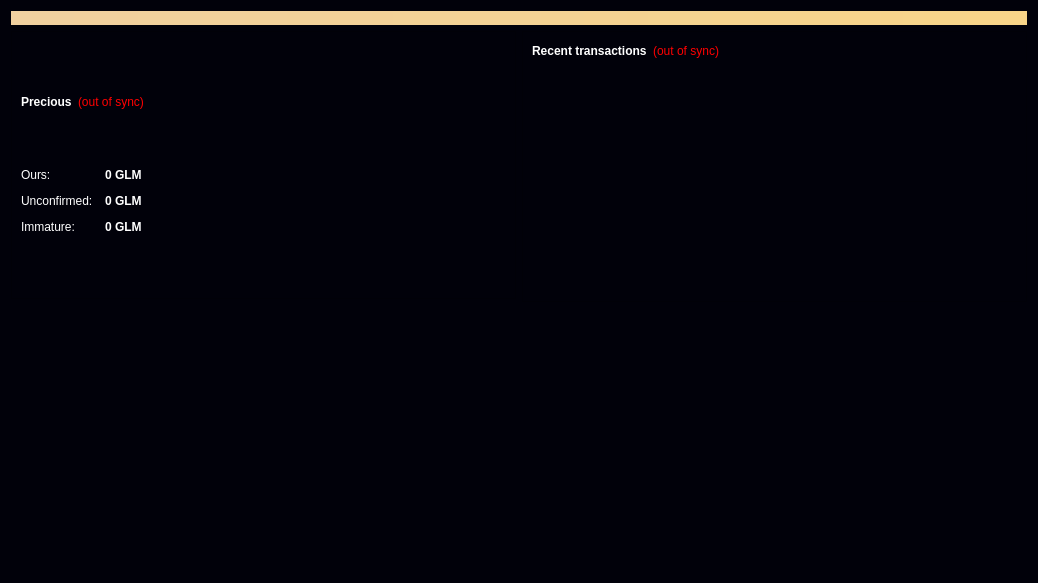
<?xml version="1.0" encoding="UTF-8"?>
<ui version="4.0">
 <class>OverviewPage</class>
 <widget class="QWidget" name="OverviewPage">
  <property name="geometry">
   <rect>
    <x>0</x>
    <y>0</y>
    <width>1038</width>
    <height>583</height>
   </rect>
  </property>
  <property name="palette">
   <palette>
    <active>
     <colorrole role="WindowText">
      <brush brushstyle="SolidPattern">
       <color alpha="255">
        <red>255</red>
        <green>255</green>
        <blue>255</blue>
       </color>
      </brush>
     </colorrole>
     <colorrole role="Button">
      <brush brushstyle="SolidPattern">
       <color alpha="255">
        <red>0</red>
        <green>0</green>
        <blue>0</blue>
       </color>
      </brush>
     </colorrole>
     <colorrole role="Light">
      <brush brushstyle="SolidPattern">
       <color alpha="255">
        <red>1</red>
        <green>1</green>
        <blue>40</blue>
       </color>
      </brush>
     </colorrole>
     <colorrole role="Midlight">
      <brush brushstyle="SolidPattern">
       <color alpha="255">
        <red>36</red>
        <green>36</green>
        <blue>41</blue>
       </color>
      </brush>
     </colorrole>
     <colorrole role="Dark">
      <brush brushstyle="SolidPattern">
       <color alpha="255">
        <red>0</red>
        <green>0</green>
        <blue>0</blue>
       </color>
      </brush>
     </colorrole>
     <colorrole role="Mid">
      <brush brushstyle="SolidPattern">
       <color alpha="255">
        <red>11</red>
        <green>11</green>
        <blue>15</blue>
       </color>
      </brush>
     </colorrole>
     <colorrole role="Text">
      <brush brushstyle="SolidPattern">
       <color alpha="255">
        <red>0</red>
        <green>0</green>
        <blue>0</blue>
       </color>
      </brush>
     </colorrole>
     <colorrole role="BrightText">
      <brush brushstyle="SolidPattern">
       <color alpha="255">
        <red>0</red>
        <green>0</green>
        <blue>0</blue>
       </color>
      </brush>
     </colorrole>
     <colorrole role="ButtonText">
      <brush brushstyle="SolidPattern">
       <color alpha="255">
        <red>0</red>
        <green>0</green>
        <blue>0</blue>
       </color>
      </brush>
     </colorrole>
     <colorrole role="Base">
      <brush brushstyle="SolidPattern">
       <color alpha="255">
        <red>0</red>
        <green>0</green>
        <blue>0</blue>
       </color>
      </brush>
     </colorrole>
     <colorrole role="Window">
      <brush brushstyle="SolidPattern">
       <color alpha="255">
        <red>1</red>
        <green>1</green>
        <blue>10</blue>
       </color>
      </brush>
     </colorrole>
     <colorrole role="Shadow">
      <brush brushstyle="SolidPattern">
       <color alpha="255">
        <red>0</red>
        <green>0</green>
        <blue>0</blue>
       </color>
      </brush>
     </colorrole>
     <colorrole role="AlternateBase">
      <brush brushstyle="SolidPattern">
       <color alpha="255">
        <red>1</red>
        <green>1</green>
        <blue>10</blue>
       </color>
      </brush>
     </colorrole>
     <colorrole role="ToolTipBase">
      <brush brushstyle="SolidPattern">
       <color alpha="255">
        <red>44</red>
        <green>44</green>
        <blue>80</blue>
       </color>
      </brush>
     </colorrole>
     <colorrole role="ToolTipText">
      <brush brushstyle="SolidPattern">
       <color alpha="255">
        <red>255</red>
        <green>255</green>
        <blue>255</blue>
       </color>
      </brush>
     </colorrole>
    </active>
    <inactive>
     <colorrole role="WindowText">
      <brush brushstyle="SolidPattern">
       <color alpha="255">
        <red>255</red>
        <green>255</green>
        <blue>255</blue>
       </color>
      </brush>
     </colorrole>
     <colorrole role="Button">
      <brush brushstyle="SolidPattern">
       <color alpha="255">
        <red>240</red>
        <green>240</green>
        <blue>240</blue>
       </color>
      </brush>
     </colorrole>
     <colorrole role="Light">
      <brush brushstyle="SolidPattern">
       <color alpha="255">
        <red>40</red>
        <green>40</green>
        <blue>40</blue>
       </color>
      </brush>
     </colorrole>
     <colorrole role="Midlight">
      <brush brushstyle="SolidPattern">
       <color alpha="255">
        <red>40</red>
        <green>40</green>
        <blue>40</blue>
       </color>
      </brush>
     </colorrole>
     <colorrole role="Dark">
      <brush brushstyle="SolidPattern">
       <color alpha="255">
        <red>240</red>
        <green>240</green>
        <blue>240</blue>
       </color>
      </brush>
     </colorrole>
     <colorrole role="Mid">
      <brush brushstyle="SolidPattern">
       <color alpha="255">
        <red>160</red>
        <green>160</green>
        <blue>160</blue>
       </color>
      </brush>
     </colorrole>
     <colorrole role="Text">
      <brush brushstyle="SolidPattern">
       <color alpha="255">
        <red>255</red>
        <green>255</green>
        <blue>255</blue>
       </color>
      </brush>
     </colorrole>
     <colorrole role="BrightText">
      <brush brushstyle="SolidPattern">
       <color alpha="255">
        <red>255</red>
        <green>255</green>
        <blue>255</blue>
       </color>
      </brush>
     </colorrole>
     <colorrole role="ButtonText">
      <brush brushstyle="SolidPattern">
       <color alpha="255">
        <red>255</red>
        <green>255</green>
        <blue>255</blue>
       </color>
      </brush>
     </colorrole>
     <colorrole role="Base">
      <brush brushstyle="SolidPattern">
       <color alpha="255">
        <red>0</red>
        <green>0</green>
        <blue>0</blue>
       </color>
      </brush>
     </colorrole>
     <colorrole role="Window">
      <brush brushstyle="SolidPattern">
       <color alpha="255">
        <red>1</red>
        <green>1</green>
        <blue>10</blue>
       </color>
      </brush>
     </colorrole>
     <colorrole role="Shadow">
      <brush brushstyle="SolidPattern">
       <color alpha="255">
        <red>250</red>
        <green>250</green>
        <blue>250</blue>
       </color>
      </brush>
     </colorrole>
     <colorrole role="AlternateBase">
      <brush brushstyle="SolidPattern">
       <color alpha="255">
        <red>1</red>
        <green>1</green>
        <blue>10</blue>
       </color>
      </brush>
     </colorrole>
     <colorrole role="ToolTipBase">
      <brush brushstyle="SolidPattern">
       <color alpha="255">
        <red>44</red>
        <green>44</green>
        <blue>80</blue>
       </color>
      </brush>
     </colorrole>
     <colorrole role="ToolTipText">
      <brush brushstyle="SolidPattern">
       <color alpha="255">
        <red>255</red>
        <green>255</green>
        <blue>255</blue>
       </color>
      </brush>
     </colorrole>
    </inactive>
    <disabled>
     <colorrole role="WindowText">
      <brush brushstyle="SolidPattern">
       <color alpha="255">
        <red>240</red>
        <green>240</green>
        <blue>240</blue>
       </color>
      </brush>
     </colorrole>
     <colorrole role="Button">
      <brush brushstyle="SolidPattern">
       <color alpha="255">
        <red>1</red>
        <green>1</green>
        <blue>10</blue>
       </color>
      </brush>
     </colorrole>
     <colorrole role="Light">
      <brush brushstyle="SolidPattern">
       <color alpha="255">
        <red>1</red>
        <green>1</green>
        <blue>40</blue>
       </color>
      </brush>
     </colorrole>
     <colorrole role="Midlight">
      <brush brushstyle="SolidPattern">
       <color alpha="255">
        <red>36</red>
        <green>36</green>
        <blue>41</blue>
       </color>
      </brush>
     </colorrole>
     <colorrole role="Dark">
      <brush brushstyle="SolidPattern">
       <color alpha="255">
        <red>0</red>
        <green>0</green>
        <blue>0</blue>
       </color>
      </brush>
     </colorrole>
     <colorrole role="Mid">
      <brush brushstyle="SolidPattern">
       <color alpha="255">
        <red>11</red>
        <green>11</green>
        <blue>15</blue>
       </color>
      </brush>
     </colorrole>
     <colorrole role="Text">
      <brush brushstyle="SolidPattern">
       <color alpha="255">
        <red>0</red>
        <green>0</green>
        <blue>0</blue>
       </color>
      </brush>
     </colorrole>
     <colorrole role="BrightText">
      <brush brushstyle="SolidPattern">
       <color alpha="255">
        <red>0</red>
        <green>0</green>
        <blue>0</blue>
       </color>
      </brush>
     </colorrole>
     <colorrole role="ButtonText">
      <brush brushstyle="SolidPattern">
       <color alpha="255">
        <red>0</red>
        <green>0</green>
        <blue>0</blue>
       </color>
      </brush>
     </colorrole>
     <colorrole role="Base">
      <brush brushstyle="SolidPattern">
       <color alpha="255">
        <red>0</red>
        <green>0</green>
        <blue>0</blue>
       </color>
      </brush>
     </colorrole>
     <colorrole role="Window">
      <brush brushstyle="SolidPattern">
       <color alpha="255">
        <red>1</red>
        <green>1</green>
        <blue>10</blue>
       </color>
      </brush>
     </colorrole>
     <colorrole role="Shadow">
      <brush brushstyle="SolidPattern">
       <color alpha="255">
        <red>0</red>
        <green>0</green>
        <blue>0</blue>
       </color>
      </brush>
     </colorrole>
     <colorrole role="AlternateBase">
      <brush brushstyle="SolidPattern">
       <color alpha="255">
        <red>1</red>
        <green>1</green>
        <blue>10</blue>
       </color>
      </brush>
     </colorrole>
     <colorrole role="ToolTipBase">
      <brush brushstyle="SolidPattern">
       <color alpha="255">
        <red>44</red>
        <green>44</green>
        <blue>80</blue>
       </color>
      </brush>
     </colorrole>
     <colorrole role="ToolTipText">
      <brush brushstyle="SolidPattern">
       <color alpha="255">
        <red>255</red>
        <green>255</green>
        <blue>255</blue>
       </color>
      </brush>
     </colorrole>
    </disabled>
   </palette>
  </property>
  <property name="cursor">
   <cursorShape>ArrowCursor</cursorShape>
  </property>
  <property name="windowTitle">
   <string>Form</string>
  </property>
  <layout class="QVBoxLayout" name="topLayout">
   <item>
    <widget class="QLabel" name="labelAlerts">
     <property name="visible">
      <bool>false</bool>
     </property>
     <property name="styleSheet">
      <string notr="true">background-color: qlineargradient(x1: 0, y1: 0, x2: 1, y2: 0, stop:0 #F0D0A0, stop:1 #F8D488); color:#000000;</string>
     </property>
     <property name="wordWrap">
      <bool>true</bool>
     </property>
     <property name="margin">
      <number>3</number>
     </property>
    </widget>
   </item>
   <item>
    <layout class="QHBoxLayout" name="horizontalLayout" stretch="1,1">
     <item>
      <layout class="QVBoxLayout" name="verticalLayout_2">
       <item>
        <widget class="QFrame" name="frame">
         <property name="frameShape">
          <enum>QFrame::StyledPanel</enum>
         </property>
         <property name="frameShadow">
          <enum>QFrame::Raised</enum>
         </property>
         <layout class="QVBoxLayout" name="verticalLayout_4">
          <item>
           <layout class="QHBoxLayout" name="horizontalLayout_4">
            <item>
             <widget class="QLabel" name="label_5">
              <property name="font">
               <font>
                <weight>75</weight>
                <bold>true</bold>
               </font>
              </property>
              <property name="text">
               <string>Precious</string>
              </property>
             </widget>
            </item>
            <item>
             <widget class="QLabel" name="labelWalletStatus">
              <property name="toolTip">
               <string>The displayed information may be out of date. Your wallet automatically synchronizes with the GollumCoin network after a connection is established, but this process has not completed yet.</string>
              </property>
              <property name="styleSheet">
               <string notr="true">QLabel { color: red; }</string>
              </property>
              <property name="text">
               <string notr="true">(out of sync)</string>
              </property>
              <property name="alignment">
               <set>Qt::AlignLeading|Qt::AlignLeft|Qt::AlignVCenter</set>
              </property>
             </widget>
            </item>
            <item>
             <spacer name="horizontalSpacer_2">
              <property name="orientation">
               <enum>Qt::Horizontal</enum>
              </property>
              <property name="sizeHint" stdset="0">
               <size>
                <width>40</width>
                <height>20</height>
               </size>
              </property>
             </spacer>
            </item>
           </layout>
          </item>
          <item>
           <layout class="QFormLayout" name="formLayout_2">
            <property name="fieldGrowthPolicy">
             <enum>QFormLayout::AllNonFixedFieldsGrow</enum>
            </property>
            <property name="horizontalSpacing">
             <number>12</number>
            </property>
            <property name="verticalSpacing">
             <number>12</number>
            </property>
            <item row="0" column="0">
             <widget class="QLabel" name="label">
              <property name="text">
               <string>Ours:</string>
              </property>
             </widget>
            </item>
            <item row="0" column="1">
             <widget class="QLabel" name="labelBalance">
              <property name="font">
               <font>
                <weight>75</weight>
                <bold>true</bold>
               </font>
              </property>
              <property name="cursor">
               <cursorShape>IBeamCursor</cursorShape>
              </property>
              <property name="toolTip">
               <string>Your current balance</string>
              </property>
              <property name="text">
               <string notr="true">0 GLM</string>
              </property>
              <property name="textInteractionFlags">
               <set>Qt::LinksAccessibleByMouse|Qt::TextSelectableByKeyboard|Qt::TextSelectableByMouse</set>
              </property>
             </widget>
            </item>
            <item row="1" column="0">
             <widget class="QLabel" name="label_3">
              <property name="text">
               <string>Unconfirmed:</string>
              </property>
             </widget>
            </item>
            <item row="1" column="1">
             <widget class="QLabel" name="labelUnconfirmed">
              <property name="font">
               <font>
                <weight>75</weight>
                <bold>true</bold>
               </font>
              </property>
              <property name="cursor">
               <cursorShape>IBeamCursor</cursorShape>
              </property>
              <property name="toolTip">
               <string>Total of transactions that have yet to be confirmed, and do not yet count toward the current balance</string>
              </property>
              <property name="text">
               <string notr="true">0 GLM</string>
              </property>
              <property name="textInteractionFlags">
               <set>Qt::LinksAccessibleByMouse|Qt::TextSelectableByKeyboard|Qt::TextSelectableByMouse</set>
              </property>
             </widget>
            </item>
            <item row="2" column="0">
             <widget class="QLabel" name="labelImmatureText">
              <property name="text">
               <string>Immature:</string>
              </property>
             </widget>
            </item>
            <item row="2" column="1">
             <widget class="QLabel" name="labelImmature">
              <property name="font">
               <font>
                <weight>75</weight>
                <bold>true</bold>
               </font>
              </property>
              <property name="toolTip">
               <string>Mined balance that has not yet matured</string>
              </property>
              <property name="text">
               <string notr="true">0 GLM</string>
              </property>
              <property name="textInteractionFlags">
               <set>Qt::LinksAccessibleByMouse|Qt::TextSelectableByKeyboard|Qt::TextSelectableByMouse</set>
              </property>
             </widget>
            </item>
           </layout>
          </item>
         </layout>
        </widget>
       </item>
       <item>
        <widget class="QLabel" name="label_2">
         <property name="text">
          <string/>
         </property>
         <property name="pixmap">
          <pixmap resource="../bitcoin.qrc">:/icons/bitcoinimg</pixmap>
         </property>
        </widget>
       </item>
      </layout>
     </item>
     <item>
      <layout class="QVBoxLayout" name="verticalLayout_3">
       <item>
        <widget class="QFrame" name="frame_2">
         <property name="palette">
          <palette>
           <active>
            <colorrole role="Dark">
             <brush brushstyle="SolidPattern">
              <color alpha="255">
               <red>1</red>
               <green>1</green>
               <blue>10</blue>
              </color>
             </brush>
            </colorrole>
            <colorrole role="Mid">
             <brush brushstyle="SolidPattern">
              <color alpha="255">
               <red>1</red>
               <green>1</green>
               <blue>10</blue>
              </color>
             </brush>
            </colorrole>
           </active>
           <inactive>
            <colorrole role="Dark">
             <brush brushstyle="SolidPattern">
              <color alpha="255">
               <red>0</red>
               <green>0</green>
               <blue>10</blue>
              </color>
             </brush>
            </colorrole>
            <colorrole role="Mid">
             <brush brushstyle="SolidPattern">
              <color alpha="255">
               <red>0</red>
               <green>0</green>
               <blue>10</blue>
              </color>
             </brush>
            </colorrole>
           </inactive>
           <disabled>
            <colorrole role="Dark">
             <brush brushstyle="SolidPattern">
              <color alpha="255">
               <red>0</red>
               <green>0</green>
               <blue>10</blue>
              </color>
             </brush>
            </colorrole>
            <colorrole role="Mid">
             <brush brushstyle="SolidPattern">
              <color alpha="255">
               <red>0</red>
               <green>0</green>
               <blue>10</blue>
              </color>
             </brush>
            </colorrole>
           </disabled>
          </palette>
         </property>
         <property name="frameShape">
          <enum>QFrame::StyledPanel</enum>
         </property>
         <property name="frameShadow">
          <enum>QFrame::Raised</enum>
         </property>
         <layout class="QVBoxLayout" name="verticalLayout">
          <item>
           <layout class="QHBoxLayout" name="horizontalLayout_2">
            <item>
             <widget class="QLabel" name="label_4">
              <property name="text">
               <string>&lt;b&gt;Recent transactions&lt;/b&gt;</string>
              </property>
             </widget>
            </item>
            <item>
             <widget class="QLabel" name="labelTransactionsStatus">
              <property name="toolTip">
               <string>The displayed information may be out of date. Your wallet automatically synchronizes with the GollumCoin network after a connection is established, but this process has not completed yet.</string>
              </property>
              <property name="styleSheet">
               <string notr="true">QLabel { color: red; }</string>
              </property>
              <property name="text">
               <string notr="true">(out of sync)</string>
              </property>
              <property name="alignment">
               <set>Qt::AlignRight|Qt::AlignTrailing|Qt::AlignVCenter</set>
              </property>
             </widget>
            </item>
            <item>
             <spacer name="horizontalSpacer">
              <property name="orientation">
               <enum>Qt::Horizontal</enum>
              </property>
              <property name="sizeHint" stdset="0">
               <size>
                <width>40</width>
                <height>20</height>
               </size>
              </property>
             </spacer>
            </item>
           </layout>
          </item>
          <item>
           <widget class="QListView" name="listTransactions">
            <property name="styleSheet">
             <string notr="true">QListView { background: transparent; }</string>
            </property>
            <property name="frameShape">
             <enum>QFrame::NoFrame</enum>
            </property>
            <property name="verticalScrollBarPolicy">
             <enum>Qt::ScrollBarAlwaysOff</enum>
            </property>
            <property name="horizontalScrollBarPolicy">
             <enum>Qt::ScrollBarAlwaysOff</enum>
            </property>
            <property name="selectionMode">
             <enum>QAbstractItemView::NoSelection</enum>
            </property>
           </widget>
          </item>
         </layout>
        </widget>
       </item>
       <item>
        <spacer name="verticalSpacer_2">
         <property name="orientation">
          <enum>Qt::Vertical</enum>
         </property>
         <property name="sizeHint" stdset="0">
          <size>
           <width>20</width>
           <height>40</height>
          </size>
         </property>
        </spacer>
       </item>
      </layout>
     </item>
    </layout>
   </item>
  </layout>
 </widget>
 <resources>
  <include location="../bitcoin.qrc"/>
 </resources>
 <connections/>
</ui>
